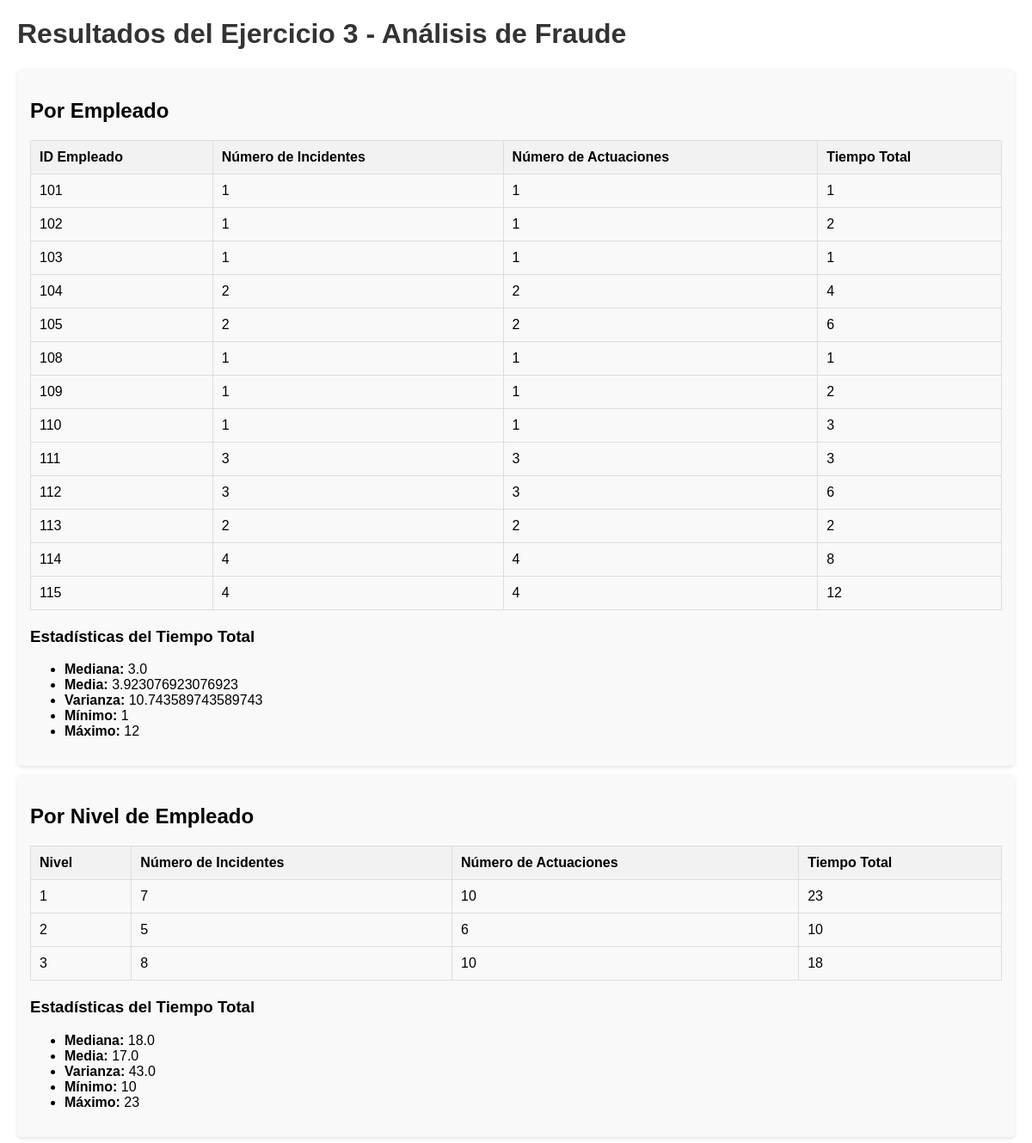
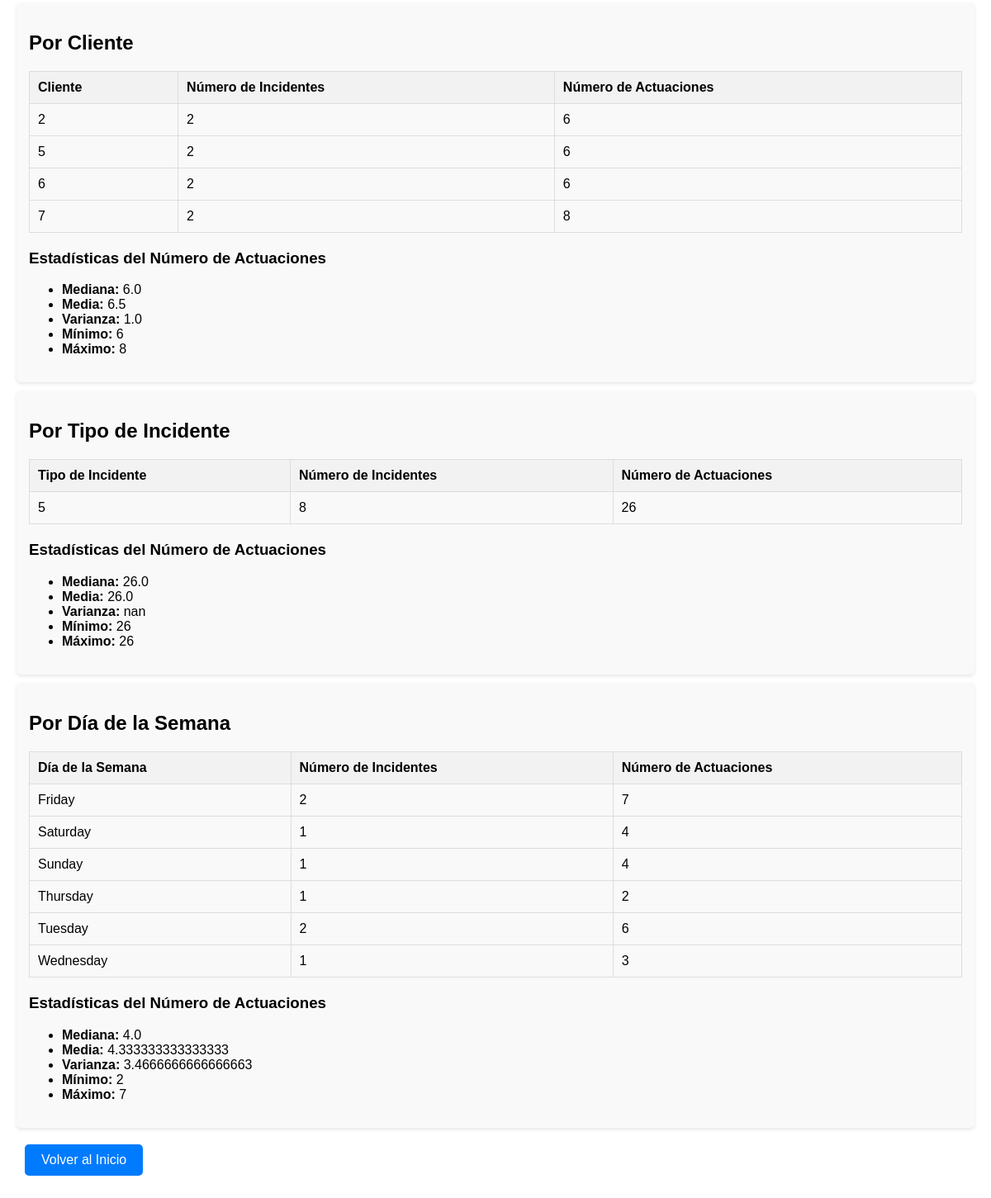
The page /ejercicio3 on the database its author committed (2 pictures, top to bottom).
### tables this page shows
CREATE TABLE Empleados (id_emp INTEGER PRIMARY KEY, nombre text, nivel INTEGER, fecha_contrato DATE);

### web_flask/app.py (the view)
@app.route('/ejercicio3')
def ejercicio2():
    resultados = obtener_resultados_ejercicio_5()
    return render_template('ejercicio3.html', resultados=resultados)

### web_flask/templates/ejercicio3.html (shortened to what this page needs)
<!DOCTYPE html>
<html lang="es">
<head>
</head>
<body>
    <h1>Resultados del Ejercicio 3 - Análisis de Fraude</h1>
    <div class="resultado">
        <h2>Por Empleado</h2>
        <table>
            <tr>
                <th>ID Empleado</th>
                <th>Número de Incidentes</th>
                <th>Número de Actuaciones</th>
                <th>Tiempo Total</th>
            </tr>
            {% for empleado in resultados.por_empleado.datos %}
                <tr>
                    <td>{{ empleado.id_emp }}</td>
                    <td>{{ empleado.num_incidentes }}</td>
                    <td>{{ empleado.num_actuaciones }}</td>
                    <td>{{ empleado.tiempo_total }}</td>
                </tr>
            {% endfor %}
        </table>
        <h3>Estadísticas del Tiempo Total</h3>
        <ul>
            <li><strong>Mediana:</strong> {{ resultados.por_empleado.estadisticas.Mediana }}</li>
            <li><strong>Media:</strong> {{ resultados.por_empleado.estadisticas.Media }}</li>
            <li><strong>Varianza:</strong> {{ resultados.por_empleado.estadisticas.Varianza }}</li>
            <li><strong>Mínimo:</strong> {{ resultados.por_empleado.estadisticas.Minimo }}</li>
            <li><strong>Máximo:</strong> {{ resultados.por_empleado.estadisticas.Maximo }}</li>
        </ul>
    </div>
    <div class="resultado">
        <h2>Por Nivel de Empleado</h2>
        <table>
            <tr>
                <th>Nivel</th>
                <th>Número de Incidentes</th>
                <th>Número de Actuaciones</th>
                <th>Tiempo Total</th>
            </tr>
            {% for nivel in resultados.por_nivel_empleado.datos %}
                <tr>
                    <td>{{ nivel.nivel }}</td>
                    <td>{{ nivel.num_incidentes }}</td>
                    <td>{{ nivel.num_actuaciones }}</td>
                    <td>{{ nivel.tiempo_total }}</td>
                </tr>
            {% endfor %}
        </table>
        <h3>Estadísticas del Tiempo Total</h3>
        <ul>
            <li><strong>Mediana:</strong> {{ resultados.por_nivel_empleado.estadisticas.Mediana }}</li>
            <li><strong>Media:</strong> {{ resultados.por_nivel_empleado.estadisticas.Media }}</li>
            <li><strong>Varianza:</strong> {{ resultados.por_nivel_empleado.estadisticas.Varianza }}</li>
            <li><strong>Mínimo:</strong> {{ resultados.por_nivel_empleado.estadisticas.Minimo }}</li>
            <li><strong>Máximo:</strong> {{ resultados.por_nivel_empleado.estadisticas.Maximo }}</li>
        </ul>
    </div>
    <div class="resultado">
        <h2>Por Cliente</h2>
        <table>
            <tr>
                <th>Cliente</th>
                <th>Número de Incidentes</th>
                <th>Número de Actuaciones</th>
            </tr>
            {% for cliente in resultados.por_cliente.datos %}
                <tr>
                    <td>{{ cliente.cliente }}</td>
                    <td>{{ cliente.num_incidentes }}</td>
                    <td>{{ cliente.num_actuaciones }}</td>
                </tr>
            {% endfor %}
        </table>
        <h3>Estadísticas del Número de Actuaciones</h3>
        <ul>
            <li><strong>Mediana:</strong> {{ resultados.por_cliente.estadisticas.Mediana }}</li>
            <li><strong>Media:</strong> {{ resultados.por_cliente.estadisticas.Media }}</li>
            <li><strong>Varianza:</strong> {{ resultados.por_cliente.estadisticas.Varianza }}</li>
            <li><strong>Mínimo:</strong> {{ resultados.por_cliente.estadisticas.Minimo }}</li>
            <li><strong>Máximo:</strong> {{ resultados.por_cliente.estadisticas.Maximo }}</li>
        </ul>
    </div>
    <div class="resultado">
        <h2>Por Tipo de Incidente</h2>
        <table>
            <tr>
                <th>Tipo de Incidente</th>
                <th>Número de Incidentes</th>
                <th>Número de Actuaciones</th>
            </tr>
            {% for tipo in resultados.por_tipo_incidente.datos %}
                <tr>
                    <td>{{ tipo.tipo_incidencia }}</td>
                    <td>{{ tipo.num_incidentes }}</td>
                    <td>{{ tipo.num_actuaciones }}</td>
                </tr>
            {% endfor %}
        </table>
        <h3>Estadísticas del Número de Actuaciones</h3>
        <ul>
            <li><strong>Mediana:</strong> {{ resultados.por_tipo_incidente.estadisticas.Mediana }}</li>
            <li><strong>Media:</strong> {{ resultados.por_tipo_incidente.estadisticas.Media }}</li>
            <li><strong>Varianza:</strong> {{ resultados.por_tipo_incidente.estadisticas.Varianza }}</li>
            <li><strong>Mínimo:</strong> {{ resultados.por_tipo_incidente.estadisticas.Minimo }}</li>
            <li><strong>Máximo:</strong> {{ resultados.por_tipo_incidente.estadisticas.Maximo }}</li>
        </ul>
    </div>
    <div class="resultado">
        <h2>Por Día de la Semana</h2>
        <table>
            <tr>
                <th>Día de la Semana</th>
                <th>Número de Incidentes</th>
                <th>Número de Actuaciones</th>
            </tr>
            {% for dia in resultados.por_dia_semana.datos %}
                <tr>
                    <td>{{ dia.dia_semana }}</td>
                    <td>{{ dia.num_incidentes }}</td>
                    <td>{{ dia.num_actuaciones }}</td>
                </tr>
            {% endfor %}
        </table>
        <h3>Estadísticas del Número de Actuaciones</h3>
        <ul>
            <li><strong>Mediana:</strong> {{ resultados.por_dia_semana.estadisticas.Mediana }}</li>
            <li><strong>Media:</strong> {{ resultados.por_dia_semana.estadisticas.Media }}</li>
            <li><strong>Varianza:</strong> {{ resultados.por_dia_semana.estadisticas.Varianza }}</li>
            <li><strong>Mínimo:</strong> {{ resultados.por_dia_semana.estadisticas.Minimo }}</li>
            <li><strong>Máximo:</strong> {{ resultados.por_dia_semana.estadisticas.Maximo }}</li>
        </ul>
    </div>
    <a href="/" class="boton">Volver al Inicio</a>
</body>
</html>

### web_flask/templates/ejercicio3.html (style rules this page uses)
body { font-family: Arial, sans-serif; margin: 20px; }
h1 { color: #333; }
.resultado { background-color: #f9f9f9; padding: 15px; margin-bottom: 10px; border-radius: 5px; box-shadow: 0 2px 4px rgba(0, 0, 0, 0.1); }
.boton { display: inline-block; padding: 10px 20px; margin: 10px; background-color: #007BFF; color: white; text-decoration: none; border-radius: 5px; }
table { width: 100%; border-collapse: collapse; margin-bottom: 20px; }
th, td { padding: 10px; border: 1px solid #ddd; text-align: left; }
th { background-color: #f2f2f2; }

### rows shown on the page
Empleados: id_emp "113", num_incidentes "2", num_actuaciones "2", tiempo_total "2"

### other values the page prints
{{ empleado.id_emp }} "101" "102" "103" "104" "105" "108" "109" "110" "111" "112" "114" "115"
{{ empleado.num_incidentes }} "1" "1" "1" "2" "2" "1" "1" "1" "3" "3" "4" "4"
{{ empleado.num_actuaciones }} "1" "1" "1" "2" "2" "1" "1" "1" "3" "3" "4" "4"
{{ empleado.tiempo_total }} "1" "2" "1" "4" "6" "1" "2" "3" "3" "6" "8" "12"
{{ resultados.por_empleado.estadisticas.Mediana }} "3.0"
{{ resultados.por_empleado.estadisticas.Media }} "3.923076923076923"
{{ resultados.por_empleado.estadisticas.Varianza }} "10.743589743589743"
{{ resultados.por_empleado.estadisticas.Minimo }} "1"
{{ resultados.por_empleado.estadisticas.Maximo }} "12"
{{ nivel.nivel }} "1" "2" "3"
{{ nivel.num_incidentes }} "7" "5" "8"
{{ nivel.num_actuaciones }} "10" "6" "10"
{{ nivel.tiempo_total }} "23" "10" "18"
{{ resultados.por_nivel_empleado.estadisticas.Mediana }} "18.0"
{{ resultados.por_nivel_empleado.estadisticas.Media }} "17.0"
